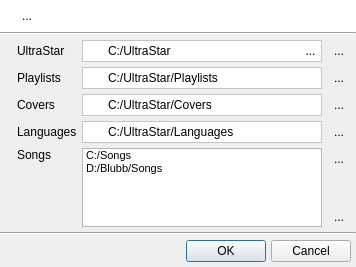
<?xml version="1.0" encoding="UTF-8"?>
<ui version="4.0">
 <class>QUPathsDialog</class>
 <widget class="QDialog" name="QUPathsDialog">
  <property name="geometry">
   <rect>
    <x>0</x>
    <y>0</y>
    <width>356</width>
    <height>267</height>
   </rect>
  </property>
  <property name="windowTitle">
   <string>Paths</string>
  </property>
  <property name="windowIcon">
   <iconset resource="resources/uman.qrc">
    <normaloff>:/types/folder_go.png</normaloff>:/types/folder_go.png</iconset>
  </property>
  <layout class="QVBoxLayout" name="verticalLayout_2">
   <property name="spacing">
    <number>0</number>
   </property>
   <property name="margin">
    <number>0</number>
   </property>
   <item>
    <widget class="QFrame" name="frame">
     <property name="palette">
      <palette>
       <active>
        <colorrole role="Base">
         <brush brushstyle="SolidPattern">
          <color alpha="255">
           <red>255</red>
           <green>255</green>
           <blue>255</blue>
          </color>
         </brush>
        </colorrole>
        <colorrole role="Window">
         <brush brushstyle="SolidPattern">
          <color alpha="255">
           <red>255</red>
           <green>255</green>
           <blue>255</blue>
          </color>
         </brush>
        </colorrole>
       </active>
       <inactive>
        <colorrole role="Base">
         <brush brushstyle="SolidPattern">
          <color alpha="255">
           <red>255</red>
           <green>255</green>
           <blue>255</blue>
          </color>
         </brush>
        </colorrole>
        <colorrole role="Window">
         <brush brushstyle="SolidPattern">
          <color alpha="255">
           <red>255</red>
           <green>255</green>
           <blue>255</blue>
          </color>
         </brush>
        </colorrole>
       </inactive>
       <disabled>
        <colorrole role="Base">
         <brush brushstyle="SolidPattern">
          <color alpha="255">
           <red>255</red>
           <green>255</green>
           <blue>255</blue>
          </color>
         </brush>
        </colorrole>
        <colorrole role="Window">
         <brush brushstyle="SolidPattern">
          <color alpha="255">
           <red>255</red>
           <green>255</green>
           <blue>255</blue>
          </color>
         </brush>
        </colorrole>
       </disabled>
      </palette>
     </property>
     <property name="autoFillBackground">
      <bool>true</bool>
     </property>
     <property name="frameShadow">
      <enum>QFrame::Raised</enum>
     </property>
     <layout class="QHBoxLayout" name="_2">
      <item>
       <widget class="QLabel" name="infoIconLbl">
        <property name="sizePolicy">
         <sizepolicy hsizetype="Fixed" vsizetype="Preferred">
          <horstretch>0</horstretch>
          <verstretch>0</verstretch>
         </sizepolicy>
        </property>
        <property name="text">
         <string/>
        </property>
        <property name="pixmap">
         <pixmap resource="resources/uman.qrc">:/marks/information.png</pixmap>
        </property>
        <property name="alignment">
         <set>Qt::AlignLeading|Qt::AlignLeft|Qt::AlignTop</set>
        </property>
       </widget>
      </item>
      <item>
       <widget class="QLabel" name="textLbl">
        <property name="text">
         <string>...</string>
        </property>
        <property name="alignment">
         <set>Qt::AlignLeading|Qt::AlignLeft|Qt::AlignVCenter</set>
        </property>
        <property name="wordWrap">
         <bool>true</bool>
        </property>
       </widget>
      </item>
     </layout>
    </widget>
   </item>
   <item>
    <widget class="Line" name="line_2">
     <property name="orientation">
      <enum>Qt::Horizontal</enum>
     </property>
    </widget>
   </item>
   <item>
    <layout class="QGridLayout" name="gridLayout">
     <property name="margin">
      <number>5</number>
     </property>
     <property name="spacing">
      <number>5</number>
     </property>
     <item row="0" column="0">
      <widget class="QLabel" name="label_2">
       <property name="text">
        <string/>
       </property>
       <property name="pixmap">
        <pixmap resource="resources/uman.qrc">:/marks/usdx.png</pixmap>
       </property>
      </widget>
     </item>
     <item row="0" column="1">
      <widget class="QLabel" name="usLbl">
       <property name="text">
        <string>UltraStar</string>
       </property>
      </widget>
     </item>
     <item row="0" column="2">
      <widget class="QFrame" name="frame_2">
       <property name="palette">
        <palette>
         <active>
          <colorrole role="Base">
           <brush brushstyle="SolidPattern">
            <color alpha="255">
             <red>255</red>
             <green>255</green>
             <blue>255</blue>
            </color>
           </brush>
          </colorrole>
          <colorrole role="Window">
           <brush brushstyle="SolidPattern">
            <color alpha="255">
             <red>255</red>
             <green>255</green>
             <blue>255</blue>
            </color>
           </brush>
          </colorrole>
         </active>
         <inactive>
          <colorrole role="Base">
           <brush brushstyle="SolidPattern">
            <color alpha="255">
             <red>255</red>
             <green>255</green>
             <blue>255</blue>
            </color>
           </brush>
          </colorrole>
          <colorrole role="Window">
           <brush brushstyle="SolidPattern">
            <color alpha="255">
             <red>255</red>
             <green>255</green>
             <blue>255</blue>
            </color>
           </brush>
          </colorrole>
         </inactive>
         <disabled>
          <colorrole role="Base">
           <brush brushstyle="SolidPattern">
            <color alpha="255">
             <red>255</red>
             <green>255</green>
             <blue>255</blue>
            </color>
           </brush>
          </colorrole>
          <colorrole role="Window">
           <brush brushstyle="SolidPattern">
            <color alpha="255">
             <red>255</red>
             <green>255</green>
             <blue>255</blue>
            </color>
           </brush>
          </colorrole>
         </disabled>
        </palette>
       </property>
       <property name="autoFillBackground">
        <bool>true</bool>
       </property>
       <property name="frameShape">
        <enum>QFrame::StyledPanel</enum>
       </property>
       <property name="frameShadow">
        <enum>QFrame::Sunken</enum>
       </property>
       <layout class="QHBoxLayout" name="horizontalLayout">
        <property name="spacing">
         <number>3</number>
        </property>
        <property name="margin">
         <number>0</number>
        </property>
        <item>
         <widget class="QLabel" name="chkLblUs">
          <property name="minimumSize">
           <size>
            <width>20</width>
            <height>16</height>
           </size>
          </property>
          <property name="maximumSize">
           <size>
            <width>20</width>
            <height>16777215</height>
           </size>
          </property>
          <property name="text">
           <string/>
          </property>
          <property name="pixmap">
           <pixmap resource="resources/uman.qrc">:/marks/path_ok.png</pixmap>
          </property>
          <property name="alignment">
           <set>Qt::AlignRight|Qt::AlignTrailing|Qt::AlignVCenter</set>
          </property>
         </widget>
        </item>
        <item>
         <widget class="QLineEdit" name="pathEditUs">
          <property name="text">
           <string>C:/UltraStar</string>
          </property>
          <property name="frame">
           <bool>false</bool>
          </property>
         </widget>
        </item>
        <item>
         <widget class="QToolButton" name="autoDetectBtn">
          <property name="toolTip">
           <string>Auto-detect other folders</string>
          </property>
          <property name="styleSheet">
           <string>padding: 0;
border-width: 0;
margin: 0;</string>
          </property>
          <property name="text">
           <string>...</string>
          </property>
          <property name="icon">
           <iconset resource="resources/uman.qrc">
            <normaloff>:/marks/wand.png</normaloff>:/marks/wand.png</iconset>
          </property>
          <property name="autoRaise">
           <bool>true</bool>
          </property>
         </widget>
        </item>
       </layout>
      </widget>
     </item>
     <item row="0" column="3">
      <widget class="QToolButton" name="browseUsBtn">
       <property name="text">
        <string>...</string>
       </property>
       <property name="icon">
        <iconset resource="resources/uman.qrc">
         <normaloff>:/control/folder_explore.png</normaloff>:/control/folder_explore.png</iconset>
       </property>
       <property name="autoRaise">
        <bool>true</bool>
       </property>
      </widget>
     </item>
     <item row="1" column="0">
      <widget class="QLabel" name="label_8">
       <property name="text">
        <string/>
       </property>
       <property name="pixmap">
        <pixmap resource="resources/uman.qrc">:/control/playlist.png</pixmap>
       </property>
      </widget>
     </item>
     <item row="1" column="1">
      <widget class="QLabel" name="label_6">
       <property name="text">
        <string>Playlists</string>
       </property>
      </widget>
     </item>
     <item row="1" column="2">
      <widget class="QFrame" name="frame_3">
       <property name="palette">
        <palette>
         <active>
          <colorrole role="Base">
           <brush brushstyle="SolidPattern">
            <color alpha="255">
             <red>255</red>
             <green>255</green>
             <blue>255</blue>
            </color>
           </brush>
          </colorrole>
          <colorrole role="Window">
           <brush brushstyle="SolidPattern">
            <color alpha="255">
             <red>255</red>
             <green>255</green>
             <blue>255</blue>
            </color>
           </brush>
          </colorrole>
         </active>
         <inactive>
          <colorrole role="Base">
           <brush brushstyle="SolidPattern">
            <color alpha="255">
             <red>255</red>
             <green>255</green>
             <blue>255</blue>
            </color>
           </brush>
          </colorrole>
          <colorrole role="Window">
           <brush brushstyle="SolidPattern">
            <color alpha="255">
             <red>255</red>
             <green>255</green>
             <blue>255</blue>
            </color>
           </brush>
          </colorrole>
         </inactive>
         <disabled>
          <colorrole role="Base">
           <brush brushstyle="SolidPattern">
            <color alpha="255">
             <red>255</red>
             <green>255</green>
             <blue>255</blue>
            </color>
           </brush>
          </colorrole>
          <colorrole role="Window">
           <brush brushstyle="SolidPattern">
            <color alpha="255">
             <red>255</red>
             <green>255</green>
             <blue>255</blue>
            </color>
           </brush>
          </colorrole>
         </disabled>
        </palette>
       </property>
       <property name="autoFillBackground">
        <bool>true</bool>
       </property>
       <property name="frameShape">
        <enum>QFrame::StyledPanel</enum>
       </property>
       <property name="frameShadow">
        <enum>QFrame::Sunken</enum>
       </property>
       <layout class="QHBoxLayout" name="horizontalLayout_2">
        <property name="spacing">
         <number>3</number>
        </property>
        <property name="margin">
         <number>0</number>
        </property>
        <item>
         <widget class="QLabel" name="chkLblPlaylist">
          <property name="minimumSize">
           <size>
            <width>20</width>
            <height>16</height>
           </size>
          </property>
          <property name="maximumSize">
           <size>
            <width>20</width>
            <height>16777215</height>
           </size>
          </property>
          <property name="text">
           <string/>
          </property>
          <property name="pixmap">
           <pixmap resource="resources/uman.qrc">:/marks/path_ok.png</pixmap>
          </property>
          <property name="alignment">
           <set>Qt::AlignRight|Qt::AlignTrailing|Qt::AlignVCenter</set>
          </property>
         </widget>
        </item>
        <item>
         <widget class="QLineEdit" name="pathEditPlaylist">
          <property name="text">
           <string>C:/UltraStar/Playlists</string>
          </property>
          <property name="frame">
           <bool>false</bool>
          </property>
         </widget>
        </item>
       </layout>
      </widget>
     </item>
     <item row="1" column="3">
      <widget class="QToolButton" name="browsePlaylistBtn">
       <property name="text">
        <string>...</string>
       </property>
       <property name="icon">
        <iconset resource="resources/uman.qrc">
         <normaloff>:/control/folder_explore.png</normaloff>:/control/folder_explore.png</iconset>
       </property>
       <property name="autoRaise">
        <bool>true</bool>
       </property>
      </widget>
     </item>
     <item row="2" column="0">
      <widget class="QLabel" name="label_11">
       <property name="text">
        <string/>
       </property>
       <property name="pixmap">
        <pixmap resource="resources/uman.qrc">:/types/cover.png</pixmap>
       </property>
      </widget>
     </item>
     <item row="2" column="1">
      <widget class="QLabel" name="label_9">
       <property name="text">
        <string>Covers</string>
       </property>
      </widget>
     </item>
     <item row="2" column="2">
      <widget class="QFrame" name="frame_4">
       <property name="palette">
        <palette>
         <active>
          <colorrole role="Base">
           <brush brushstyle="SolidPattern">
            <color alpha="255">
             <red>255</red>
             <green>255</green>
             <blue>255</blue>
            </color>
           </brush>
          </colorrole>
          <colorrole role="Window">
           <brush brushstyle="SolidPattern">
            <color alpha="255">
             <red>255</red>
             <green>255</green>
             <blue>255</blue>
            </color>
           </brush>
          </colorrole>
         </active>
         <inactive>
          <colorrole role="Base">
           <brush brushstyle="SolidPattern">
            <color alpha="255">
             <red>255</red>
             <green>255</green>
             <blue>255</blue>
            </color>
           </brush>
          </colorrole>
          <colorrole role="Window">
           <brush brushstyle="SolidPattern">
            <color alpha="255">
             <red>255</red>
             <green>255</green>
             <blue>255</blue>
            </color>
           </brush>
          </colorrole>
         </inactive>
         <disabled>
          <colorrole role="Base">
           <brush brushstyle="SolidPattern">
            <color alpha="255">
             <red>255</red>
             <green>255</green>
             <blue>255</blue>
            </color>
           </brush>
          </colorrole>
          <colorrole role="Window">
           <brush brushstyle="SolidPattern">
            <color alpha="255">
             <red>255</red>
             <green>255</green>
             <blue>255</blue>
            </color>
           </brush>
          </colorrole>
         </disabled>
        </palette>
       </property>
       <property name="autoFillBackground">
        <bool>true</bool>
       </property>
       <property name="frameShape">
        <enum>QFrame::StyledPanel</enum>
       </property>
       <property name="frameShadow">
        <enum>QFrame::Sunken</enum>
       </property>
       <layout class="QHBoxLayout" name="horizontalLayout_3">
        <property name="spacing">
         <number>3</number>
        </property>
        <property name="margin">
         <number>0</number>
        </property>
        <item>
         <widget class="QLabel" name="chkLblCover">
          <property name="minimumSize">
           <size>
            <width>20</width>
            <height>16</height>
           </size>
          </property>
          <property name="maximumSize">
           <size>
            <width>20</width>
            <height>16777215</height>
           </size>
          </property>
          <property name="text">
           <string/>
          </property>
          <property name="pixmap">
           <pixmap resource="resources/uman.qrc">:/marks/path_ok.png</pixmap>
          </property>
          <property name="alignment">
           <set>Qt::AlignRight|Qt::AlignTrailing|Qt::AlignVCenter</set>
          </property>
         </widget>
        </item>
        <item>
         <widget class="QLineEdit" name="pathEditCover">
          <property name="text">
           <string>C:/UltraStar/Covers</string>
          </property>
          <property name="frame">
           <bool>false</bool>
          </property>
         </widget>
        </item>
       </layout>
      </widget>
     </item>
     <item row="2" column="3">
      <widget class="QToolButton" name="browseCoverBtn">
       <property name="text">
        <string>...</string>
       </property>
       <property name="icon">
        <iconset resource="resources/uman.qrc">
         <normaloff>:/control/folder_explore.png</normaloff>:/control/folder_explore.png</iconset>
       </property>
       <property name="autoRaise">
        <bool>true</bool>
       </property>
      </widget>
     </item>
     <item row="3" column="0">
      <widget class="QLabel" name="label_14">
       <property name="text">
        <string/>
       </property>
       <property name="pixmap">
        <pixmap resource="resources/uman.qrc">:/types/language.png</pixmap>
       </property>
      </widget>
     </item>
     <item row="3" column="1">
      <widget class="QLabel" name="label_12">
       <property name="text">
        <string>Languages</string>
       </property>
      </widget>
     </item>
     <item row="3" column="2">
      <widget class="QFrame" name="frame_5">
       <property name="palette">
        <palette>
         <active>
          <colorrole role="Base">
           <brush brushstyle="SolidPattern">
            <color alpha="255">
             <red>255</red>
             <green>255</green>
             <blue>255</blue>
            </color>
           </brush>
          </colorrole>
          <colorrole role="Window">
           <brush brushstyle="SolidPattern">
            <color alpha="255">
             <red>255</red>
             <green>255</green>
             <blue>255</blue>
            </color>
           </brush>
          </colorrole>
         </active>
         <inactive>
          <colorrole role="Base">
           <brush brushstyle="SolidPattern">
            <color alpha="255">
             <red>255</red>
             <green>255</green>
             <blue>255</blue>
            </color>
           </brush>
          </colorrole>
          <colorrole role="Window">
           <brush brushstyle="SolidPattern">
            <color alpha="255">
             <red>255</red>
             <green>255</green>
             <blue>255</blue>
            </color>
           </brush>
          </colorrole>
         </inactive>
         <disabled>
          <colorrole role="Base">
           <brush brushstyle="SolidPattern">
            <color alpha="255">
             <red>255</red>
             <green>255</green>
             <blue>255</blue>
            </color>
           </brush>
          </colorrole>
          <colorrole role="Window">
           <brush brushstyle="SolidPattern">
            <color alpha="255">
             <red>255</red>
             <green>255</green>
             <blue>255</blue>
            </color>
           </brush>
          </colorrole>
         </disabled>
        </palette>
       </property>
       <property name="autoFillBackground">
        <bool>true</bool>
       </property>
       <property name="frameShape">
        <enum>QFrame::StyledPanel</enum>
       </property>
       <property name="frameShadow">
        <enum>QFrame::Sunken</enum>
       </property>
       <layout class="QHBoxLayout" name="horizontalLayout_4">
        <property name="spacing">
         <number>3</number>
        </property>
        <property name="margin">
         <number>0</number>
        </property>
        <item>
         <widget class="QLabel" name="chkLblLang">
          <property name="minimumSize">
           <size>
            <width>20</width>
            <height>16</height>
           </size>
          </property>
          <property name="maximumSize">
           <size>
            <width>20</width>
            <height>16777215</height>
           </size>
          </property>
          <property name="text">
           <string/>
          </property>
          <property name="pixmap">
           <pixmap resource="resources/uman.qrc">:/marks/path_ok.png</pixmap>
          </property>
          <property name="alignment">
           <set>Qt::AlignRight|Qt::AlignTrailing|Qt::AlignVCenter</set>
          </property>
         </widget>
        </item>
        <item>
         <widget class="QLineEdit" name="pathEditLang">
          <property name="text">
           <string>C:/UltraStar/Languages</string>
          </property>
          <property name="frame">
           <bool>false</bool>
          </property>
         </widget>
        </item>
       </layout>
      </widget>
     </item>
     <item row="3" column="3">
      <widget class="QToolButton" name="browseLangBtn">
       <property name="text">
        <string>...</string>
       </property>
       <property name="icon">
        <iconset resource="resources/uman.qrc">
         <normaloff>:/control/folder_explore.png</normaloff>:/control/folder_explore.png</iconset>
       </property>
       <property name="autoRaise">
        <bool>true</bool>
       </property>
      </widget>
     </item>
     <item row="4" column="0">
      <widget class="QLabel" name="label_4">
       <property name="text">
        <string/>
       </property>
       <property name="pixmap">
        <pixmap resource="resources/uman.qrc">:/control/folder_note.png</pixmap>
       </property>
       <property name="alignment">
        <set>Qt::AlignLeading|Qt::AlignLeft|Qt::AlignTop</set>
       </property>
      </widget>
     </item>
     <item row="4" column="1">
      <widget class="QLabel" name="label_5">
       <property name="text">
        <string>Songs</string>
       </property>
       <property name="alignment">
        <set>Qt::AlignLeading|Qt::AlignLeft|Qt::AlignTop</set>
       </property>
      </widget>
     </item>
     <item row="4" column="2">
      <widget class="QListWidget" name="songPathList">
       <property name="font">
        <font>
         <family>MS Shell Dlg 2</family>
         <pointsize>8</pointsize>
        </font>
       </property>
       <property name="dragEnabled">
        <bool>true</bool>
       </property>
       <property name="dragDropMode">
        <enum>QAbstractItemView::InternalMove</enum>
       </property>
       <property name="alternatingRowColors">
        <bool>false</bool>
       </property>
       <property name="selectionMode">
        <enum>QAbstractItemView::ExtendedSelection</enum>
       </property>
       <item>
        <property name="text">
         <string>C:/Songs</string>
        </property>
        <property name="icon">
         <iconset resource="resources/uman.qrc">
          <normaloff>:/marks/path_ok.png</normaloff>:/marks/path_ok.png</iconset>
        </property>
       </item>
       <item>
        <property name="text">
         <string>D:/Blubb/Songs</string>
        </property>
        <property name="icon">
         <iconset resource="resources/uman.qrc">
          <normaloff>:/marks/path_error.png</normaloff>:/marks/path_error.png</iconset>
        </property>
       </item>
      </widget>
     </item>
     <item row="4" column="3">
      <layout class="QVBoxLayout" name="verticalLayout">
       <property name="spacing">
        <number>0</number>
       </property>
       <item>
        <widget class="QToolButton" name="browseSongBtn">
         <property name="text">
          <string>...</string>
         </property>
         <property name="icon">
          <iconset resource="resources/uman.qrc">
           <normaloff>:/control/folder_explore.png</normaloff>:/control/folder_explore.png</iconset>
         </property>
         <property name="autoRaise">
          <bool>true</bool>
         </property>
        </widget>
       </item>
       <item>
        <spacer name="verticalSpacer">
         <property name="orientation">
          <enum>Qt::Vertical</enum>
         </property>
         <property name="sizeHint" stdset="0">
          <size>
           <width>20</width>
           <height>40</height>
          </size>
         </property>
        </spacer>
       </item>
       <item>
        <widget class="QToolButton" name="removeSongPathBtn">
         <property name="text">
          <string>...</string>
         </property>
         <property name="icon">
          <iconset resource="resources/uman.qrc">
           <normaloff>:/control/bin.png</normaloff>:/control/bin.png</iconset>
         </property>
         <property name="autoRaise">
          <bool>true</bool>
         </property>
        </widget>
       </item>
      </layout>
     </item>
    </layout>
   </item>
   <item>
    <widget class="Line" name="line">
     <property name="orientation">
      <enum>Qt::Horizontal</enum>
     </property>
    </widget>
   </item>
   <item>
    <layout class="QHBoxLayout">
     <property name="spacing">
      <number>5</number>
     </property>
     <property name="margin">
      <number>5</number>
     </property>
     <item>
      <spacer>
       <property name="orientation">
        <enum>Qt::Horizontal</enum>
       </property>
       <property name="sizeHint" stdset="0">
        <size>
         <width>40</width>
         <height>20</height>
        </size>
       </property>
      </spacer>
     </item>
     <item>
      <widget class="QPushButton" name="acceptBtn">
       <property name="text">
        <string>OK</string>
       </property>
       <property name="icon">
        <iconset resource="resources/uman.qrc">
         <normaloff>:/marks/accept.png</normaloff>:/marks/accept.png</iconset>
       </property>
      </widget>
     </item>
     <item>
      <widget class="QPushButton" name="rejectBtn">
       <property name="text">
        <string>Cancel</string>
       </property>
       <property name="icon">
        <iconset resource="resources/uman.qrc">
         <normaloff>:/marks/cancel.png</normaloff>:/marks/cancel.png</iconset>
       </property>
      </widget>
     </item>
    </layout>
   </item>
  </layout>
 </widget>
 <resources>
  <include location="resources/uman.qrc"/>
 </resources>
 <connections/>
</ui>
